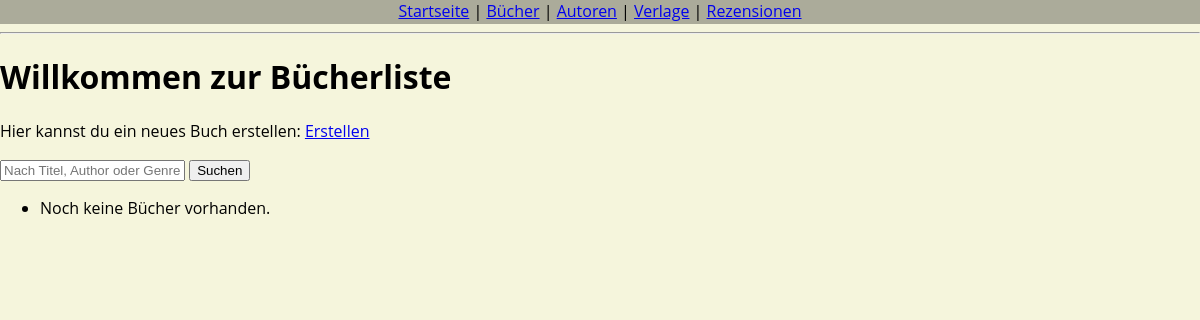
The page /books/ on the database as committed earlier.
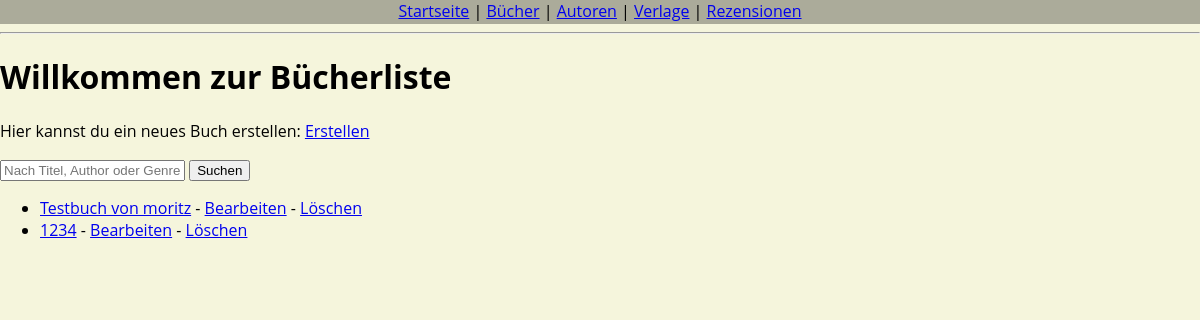
The same page on the database as committed later.
### library/models.py (models this page shows, shortened)
class BookItem(models.Model):
    Titel = models.CharField(max_length=200)
    Author = models.ForeignKey(Author, on_delete=models.SET_NULL, null=True, blank=True)
    Veröffentlichungsdatum = models.DateField(default=date.today)
    Publisher = models.ForeignKey(Publisher, on_delete=models.CASCADE, null=True, blank=True)
    Genre = models.CharField(max_length=100, blank=True)
    Beschreibung = models.TextField(blank=True)

### library/views.py (the view, shortened to what this page needs)
# urls.py: path("books/", views.BookListView.as_view(), name="book_list"),
class BookListView(ListView):
    model = BookItem
    template_name = "library/book/book_list.html"
    context_object_name = "all_items"
    def get_queryset(self):
        queryset = super().get_queryset()
        search_query = self.request.GET.get("q")
        return queryset

### library/templates/library/book/book_list.html
{% extends "library/base.html" %}
{% block content %}
  <h1>Willkommen zur Bücherliste</h1>
  <p>
    Hier kannst du ein neues Buch erstellen:
    <a href="{% url 'book_create' %}">Erstellen</a>
  </p>
  <form method="get" action="{% url 'book_list' %}">
    <input
      type="text"
      name="q"
      placeholder="Nach Titel, Author oder Genre suchen..."
      value="{{ request.GET.q }}"
    >
    <button type="submit">Suchen</button>
  </form>
  <ul>
    {% for b in all_items %}
      <li>
        <a href="{% url 'book_detail' b.pk %}">{{ b.Titel }}</a>
        - <a href="{% url 'book_update' b.pk %}">Bearbeiten</a>
        - <a href="{% url 'book_delete' b.pk %}">Löschen</a>
      </li>
    {% empty %}
      <li>Noch keine Bücher vorhanden.</li>
    {% endfor %}
  </ul>
{% endblock %}

Rows that differ between the two databases and show on the page:
added BookItem: Titel "Testbuch von moritz"
added BookItem: Titel "1234"
Other text that changed with them:
text no longer shown: "Noch keine Bücher vorhanden."
